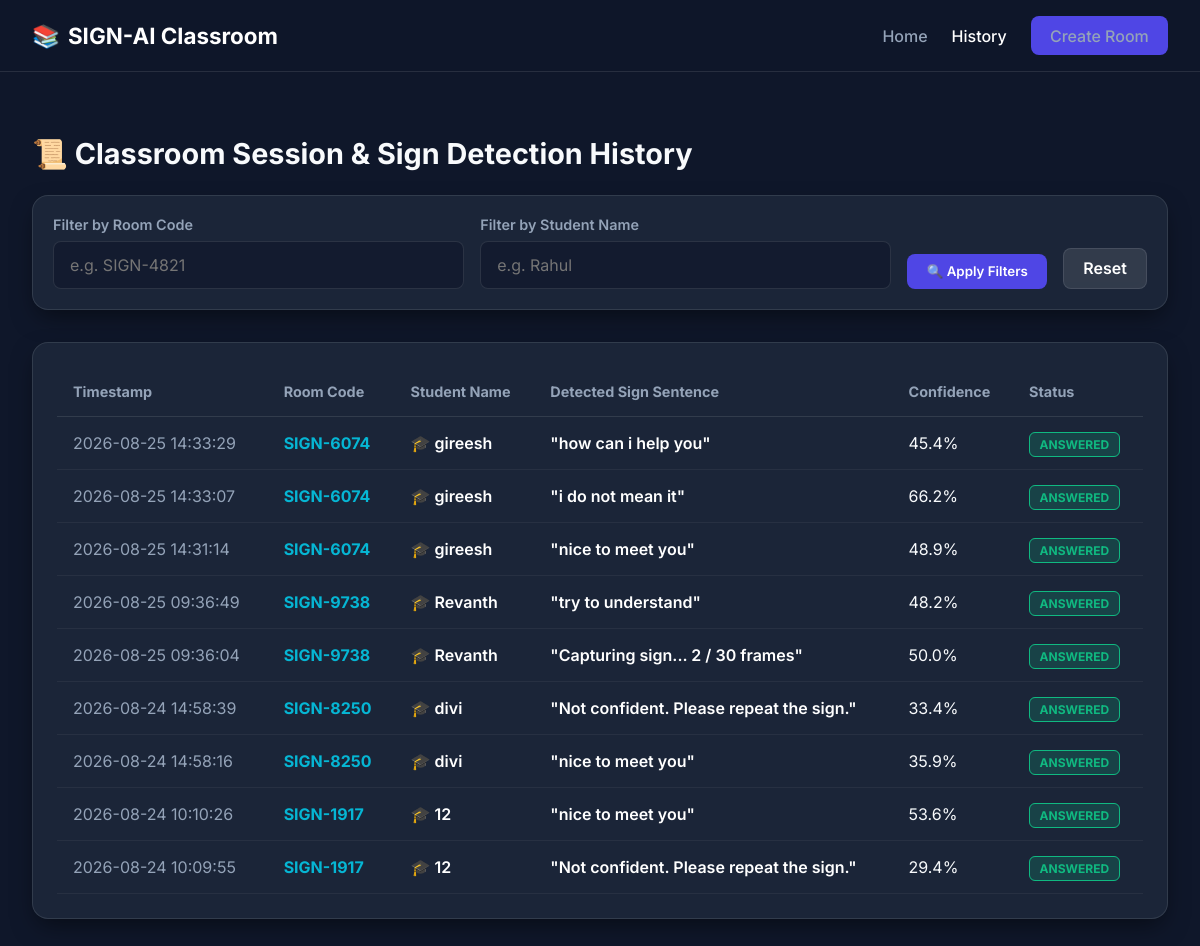
Before: /history with the older database file.
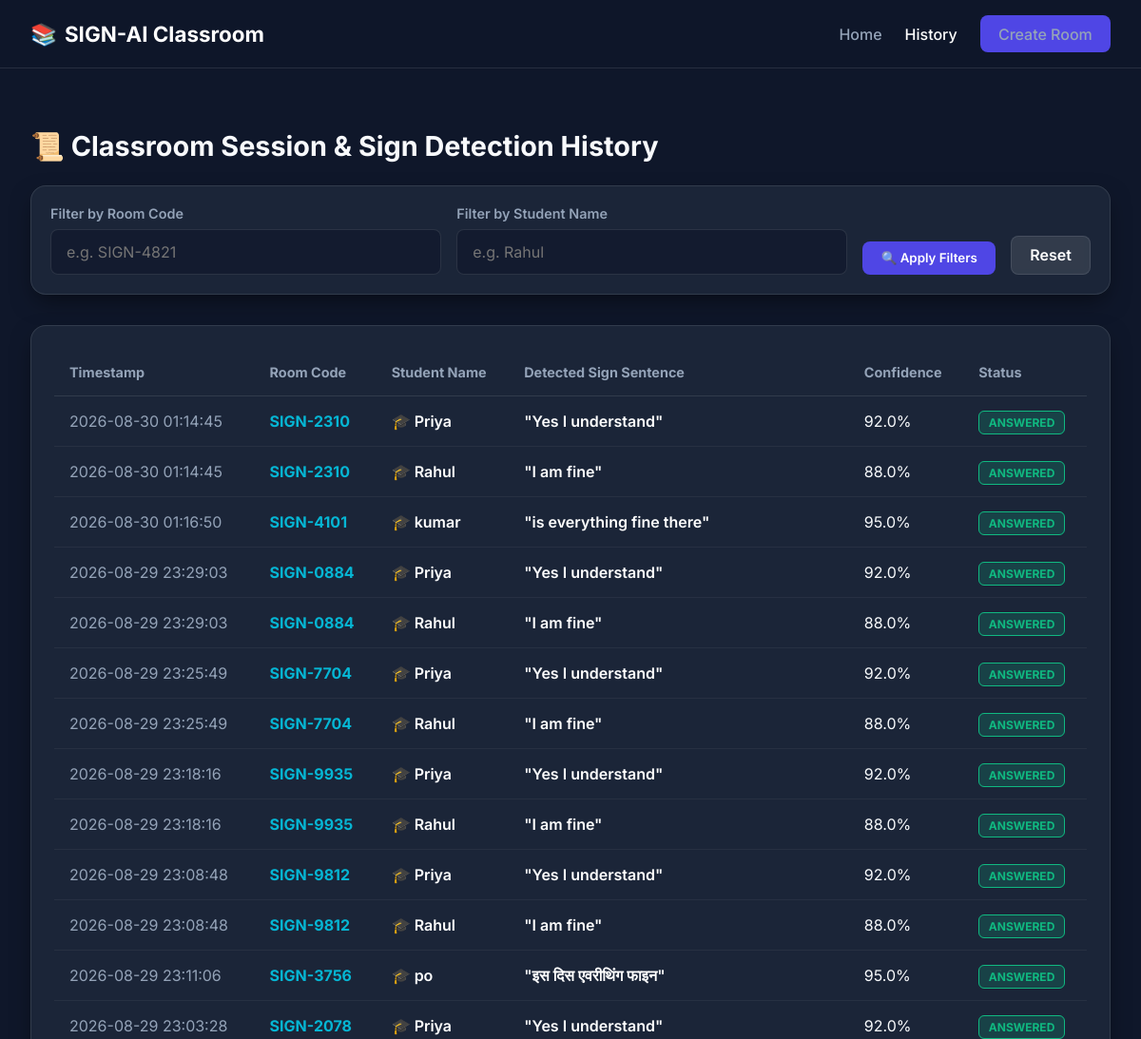
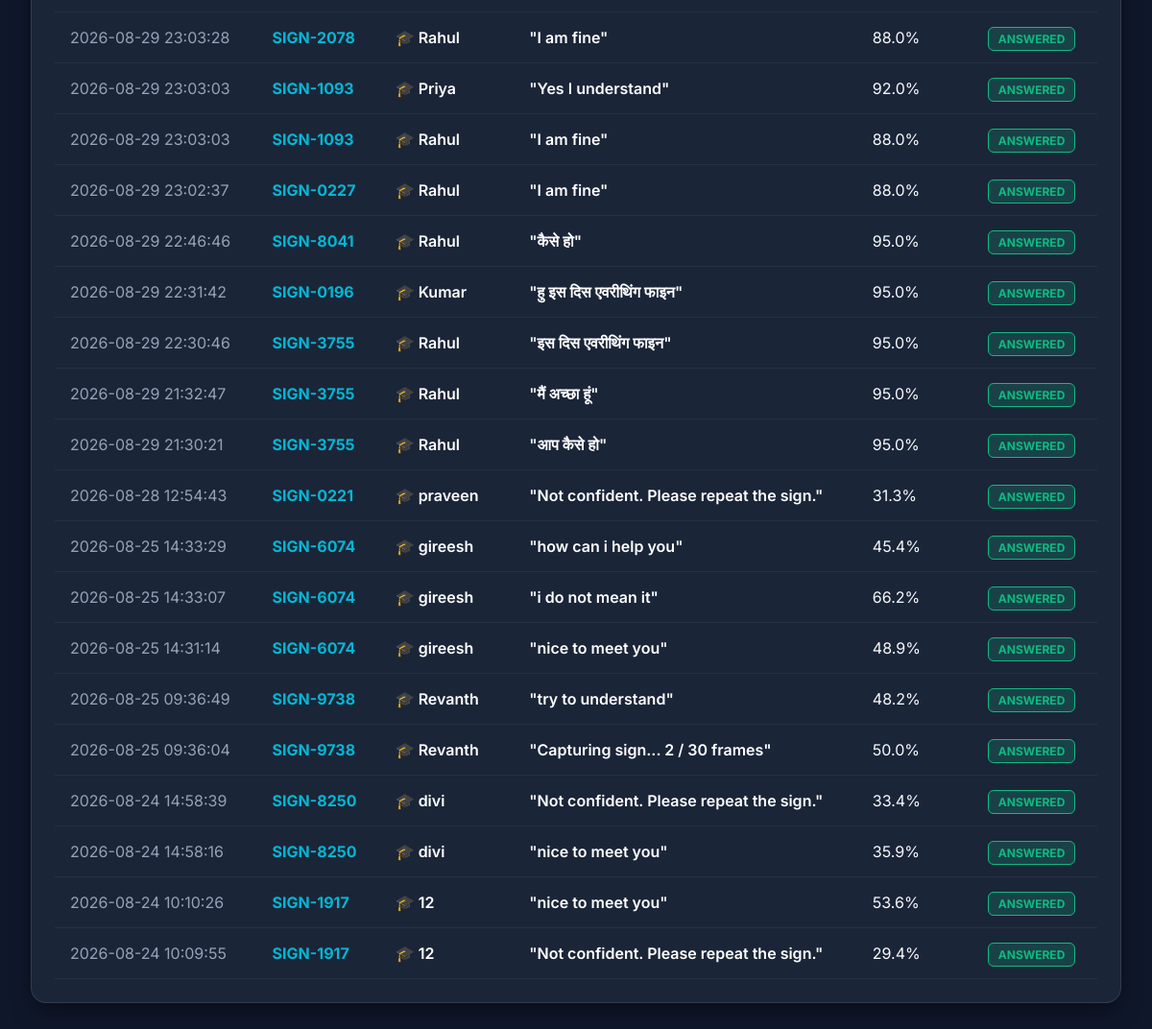
After: the same page with the newer database file (2 pictures, top to bottom).
### tables this page shows
CREATE TABLE student_responses (
                id INTEGER PRIMARY KEY AUTOINCREMENT,
                question_id TEXT NOT NULL,
                room_code TEXT NOT NULL,
                student_name TEXT NOT NULL,
                predicted_answer TEXT NOT NULL,
                confidence REAL NOT NULL,
                status TEXT DEFAULT 'ANSWERED',
                created_at TEXT NOT NULL,
                updated_at TEXT NOT NULL, original_prediction TEXT, target_language TEXT DEFAULT 'en', translated_text TEXT, response_mode TEXT DEFAULT 'speech', latency_ms REAL DEFAULT 0.0,
                FOREIGN KEY (question_id) REFERENCES questions (question_id),
                FOREIGN KEY (room_code) REFERENCES rooms (room_code)
            );

### app.py (the view)
@app.route('/history')
def history_page():
    room_code = request.args.get('room_code')
    student_name = request.args.get('student_name')
    logs = db.get_filtered_history(room_code=room_code, student_name=student_name)
    return render_template('history.html', logs=logs)

### app.py (called while the page is built)
@app.after_request
def add_header(response):
    response.headers['Cache-Control'] = 'no-cache, no-store, must-revalidate'
    response.headers['Pragma'] = 'no-cache'
    response.headers['Expires'] = '0'
    return response

### src/database.py (called while the page is built)
    def _get_connection(self):
        return sqlite3.connect(self.db_path)

### templates/history.html (shortened to what this page needs)
<!DOCTYPE html>
<html lang="en">
<head>
    <link rel="stylesheet" href="{{ url_for('static', filename='css/classroom.css') }}">
</head>
<body>
    <nav class="navbar">
        <div class="nav-brand">
            <span>📚</span>
            <a href="/" style="color: inherit; text-decoration: none;">SIGN-AI Classroom</a>
        </div>
        <div class="nav-links">
            <a href="/">Home</a>
            <a href="/history" class="active">History</a>
            <a href="/create-room" class="btn btn-primary">Create Room</a>
        </div>
    </nav>
    <div class="container" style="margin-top: 2rem;">
        <h2 style="font-size: 1.8rem; margin-bottom: 1.5rem;">📜 Classroom Session & Sign Detection History</h2>
        <div class="glass-card" style="margin-bottom: 2rem; padding: 1.25rem;">
            <form action="/history" method="GET" style="display: flex; gap: 1rem; align-items: flex-end; flex-wrap: wrap;">
                <div class="form-group" style="margin: 0; flex: 1; min-width: 200px;">
                    <label>Filter by Room Code</label>
                    <input type="text" name="room_code" class="form-control" placeholder="e.g. SIGN-4821" value="{{ request.args.get('room_code', '') }}">
                </div>
                <div class="form-group" style="margin: 0; flex: 1; min-width: 200px;">
                    <label>Filter by Student Name</label>
                    <input type="text" name="student_name" class="form-control" placeholder="e.g. Rahul" value="{{ request.args.get('student_name', '') }}">
                </div>
                <button type="submit" class="btn btn-primary">🔍 Apply Filters</button>
                <a href="/history" class="btn btn-secondary">Reset</a>
            </form>
        </div>
        <div class="glass-card">
            <table style="width: 100%; border-collapse: collapse; text-align: left;">
                <thead>
                    <tr style="border-bottom: 1px solid var(--border-color); color: var(--text-muted); font-size: 0.9rem;">
                        <th style="padding: 1rem;">Timestamp</th>
                        <th style="padding: 1rem;">Room Code</th>
                        <th style="padding: 1rem;">Student Name</th>
                        <th style="padding: 1rem;">Detected Sign Sentence</th>
                        <th style="padding: 1rem;">Confidence</th>
                        <th style="padding: 1rem;">Status</th>
                    </tr>
                </thead>
                <tbody>
                    {% for log in logs %}
                    <tr style="border-bottom: 1px solid rgba(255,255,255,0.05);">
                        <td style="padding: 1rem; color: var(--text-muted);">{{ log.timestamp }}</td>
                        <td style="padding: 1rem; font-weight: 700; color: var(--secondary-color);">{{ log.room_code }}</td>
                        <td style="padding: 1rem; font-weight: 600; color: #fff;">🎓 {{ log.student_name }}</td>
                        <td style="padding: 1rem; font-weight: 600; color: #fff;">"{{ log.detected_sentence }}"</td>
                        <td style="padding: 1rem;">{{ (log.confidence * 100)|round(1) }}%</td>
                        <td style="padding: 1rem;"><span class="badge badge-success">{{ log.status }}</span></td>
                    </tr>
                    {% else %}
                    <tr>
                        <td colspan="6" style="padding: 2rem; text-align: center; color: var(--text-muted);">No matching sign detection history logs found.</td>
                    </tr>
                    {% endfor %}
                </tbody>
            </table>
        </div>
    </div>
</body>
</html>

### static/css/classroom.css (style rules this page uses)
:root { --primary-color: #4f46e5; --primary-hover: #4338ca; --secondary-color: #06b6d4; --bg-dark: #0f172a; --card-bg: rgba(30, 41, 59, 0.85); --border-color: rgba(255, 255, 255, 0.1); --text-main: #f8fafc; --text-muted: #94a3b8; --accent-green: #10b981; --accent-red: #ef4444; --accent-amber: #f59e0b; }
* { box-sizing: border-box; margin: 0; padding: 0; font-family: 'Inter', system-ui, -apple-system, sans-serif; }
body { background-color: var(--bg-dark); color: var(--text-main); min-height: 100vh; display: flex; flex-direction: column; }
.navbar { background: rgba(15, 23, 42, 0.95); backdrop-filter: blur(12px); border-bottom: 1px solid var(--border-color); padding: 1rem 2rem; display: flex; justify-content: space-between; align-items: center; position: sticky; top: 0; z-index: 100; }
.nav-brand { font-size: 1.4rem; font-weight: 700; color: #fff; display: flex; align-items: center; gap: 0.5rem; }
.nav-links { display: flex; gap: 1.5rem; align-items: center; }
.nav-links a { color: var(--text-muted); text-decoration: none; font-weight: 500; transition: color 0.2s; }
.nav-links a:hover, .nav-links a.active { color: #fff; }
.btn { padding: 0.6rem 1.2rem; border-radius: 0.5rem; font-weight: 600; cursor: pointer; border: none; transition: all 0.2s; text-decoration: none; display: inline-flex; align-items: center; gap: 0.5rem; }
.btn-primary { background: var(--primary-color); color: #fff; }
.btn-secondary { background: rgba(255, 255, 255, 0.1); color: #fff; border: 1px solid var(--border-color); }
.container { max-width: 1400px; margin: 0 auto; padding: 2rem; width: 100%; flex: 1; }
.glass-card { background: var(--card-bg); backdrop-filter: blur(16px); border: 1px solid var(--border-color); border-radius: 1rem; padding: 1.5rem; box-shadow: 0 10px 25px -5px rgba(0, 0, 0, 0.5); }
.badge { padding: 0.25rem 0.6rem; border-radius: 0.375rem; font-size: 0.75rem; font-weight: 700; text-transform: uppercase; }
.badge-success { background: rgba(16, 185, 129, 0.2); color: var(--accent-green); border: 1px solid var(--accent-green); }
.form-group { margin-bottom: 1.25rem; }
.form-group label { display: block; font-size: 0.9rem; font-weight: 600; margin-bottom: 0.5rem; color: var(--text-muted); }
.form-control { width: 100%; padding: 0.8rem 1rem; border-radius: 0.5rem; background: rgba(15, 23, 42, 0.6); border: 1px solid var(--border-color); color: #fff; font-size: 1rem; }

Changed rows visible on the page:
added student_responses: timestamp "2026-08-30 01:14:45", room_code "SIGN-2310", student_name "Priya", detected_sentence "Yes I understand", (log.confidence*100)|round(1) "92.0", status "ANSWERED"
added student_responses: timestamp "2026-08-30 01:14:45", room_code "SIGN-2310", student_name "Rahul", detected_sentence "I am fine", (log.confidence*100)|round(1) "88.0", status "ANSWERED"
added student_responses: timestamp "2026-08-30 01:16:50", room_code "SIGN-4101", student_name "kumar", detected_sentence "is everything fine there", (log.confidence*100)|round(1) "95.0", status "ANSWERED"
added student_responses: timestamp "2026-08-29 23:29:03", room_code "SIGN-0884", student_name "Priya", detected_sentence "Yes I understand", (log.confidence*100)|round(1) "92.0", status "ANSWERED"
added student_responses: timestamp "2026-08-29 23:29:03", room_code "SIGN-0884", student_name "Rahul", detected_sentence "I am fine", (log.confidence*100)|round(1) "88.0", status "ANSWERED"
added student_responses: timestamp "2026-08-29 23:25:49", room_code "SIGN-7704", student_name "Priya", detected_sentence "Yes I understand", (log.confidence*100)|round(1) "92.0", status "ANSWERED"
added student_responses: timestamp "2026-08-29 23:25:49", room_code "SIGN-7704", student_name "Rahul", detected_sentence "I am fine", (log.confidence*100)|round(1) "88.0", status "ANSWERED"
added student_responses: timestamp "2026-08-29 23:18:16", room_code "SIGN-9935", student_name "Priya", detected_sentence "Yes I understand", (log.confidence*100)|round(1) "92.0", status "ANSWERED"
added student_responses: timestamp "2026-08-29 23:18:16", room_code "SIGN-9935", student_name "Rahul", detected_sentence "I am fine", (log.confidence*100)|round(1) "88.0", status "ANSWERED"
added student_responses: timestamp "2026-08-29 23:08:48", room_code "SIGN-9812", student_name "Priya", detected_sentence "Yes I understand", (log.confidence*100)|round(1) "92.0", status "ANSWERED"
added student_responses: timestamp "2026-08-29 23:08:48", room_code "SIGN-9812", student_name "Rahul", detected_sentence "I am fine", (log.confidence*100)|round(1) "88.0", status "ANSWERED"
added student_responses: timestamp "2026-08-29 23:11:06", room_code "SIGN-3756", student_name "po", detected_sentence "इस दिस एवरीथिंग फाइन", (log.confidence*100)|round(1) "95.0", status "ANSWERED"
added student_responses: timestamp "2026-08-29 23:03:28", room_code "SIGN-2078", student_name "Priya", detected_sentence "Yes I understand", (log.confidence*100)|round(1) "92.0", status "ANSWERED"
added student_responses: timestamp "2026-08-29 23:03:28", room_code "SIGN-2078", student_name "Rahul", detected_sentence "I am fine", (log.confidence*100)|round(1) "88.0", status "ANSWERED"
added student_responses: timestamp "2026-08-29 23:03:03", room_code "SIGN-1093", student_name "Priya", detected_sentence "Yes I understand", (log.confidence*100)|round(1) "92.0", status "ANSWERED"
added student_responses: timestamp "2026-08-29 23:03:03", room_code "SIGN-1093", student_name "Rahul", detected_sentence "I am fine", (log.confidence*100)|round(1) "88.0", status "ANSWERED"
added student_responses: timestamp "2026-08-29 23:02:37", room_code "SIGN-0227", student_name "Rahul", detected_sentence "I am fine", (log.confidence*100)|round(1) "88.0", status "ANSWERED"
added student_responses: timestamp "2026-08-29 22:46:46", room_code "SIGN-8041", student_name "Rahul", detected_sentence "कैसे हो", (log.confidence*100)|round(1) "95.0", status "ANSWERED"
added student_responses: timestamp "2026-08-29 22:31:42", room_code "SIGN-0196", student_name "Kumar", detected_sentence "हु इस दिस एवरीथिंग फाइन", (log.confidence*100)|round(1) "95.0", status "ANSWERED"
added student_responses: timestamp "2026-08-29 22:30:46", room_code "SIGN-3755", student_name "Rahul", detected_sentence "इस दिस एवरीथिंग फाइन", (log.confidence*100)|round(1) "95.0", status "ANSWERED"
added student_responses: timestamp "2026-08-29 21:32:47", room_code "SIGN-3755", student_name "Rahul", detected_sentence "मैं अच्छा हूं", (log.confidence*100)|round(1) "95.0", status "ANSWERED"
added student_responses: timestamp "2026-08-29 21:30:21", room_code "SIGN-3755", student_name "Rahul", detected_sentence "आप कैसे हो", (log.confidence*100)|round(1) "95.0", status "ANSWERED"
added student_responses: timestamp "2026-08-28 12:54:43", room_code "SIGN-0221", student_name "praveen", detected_sentence "Not confident. Please repeat the sign.", (log.confidence*100)|round(1) "31.3", status "ANSWERED"
